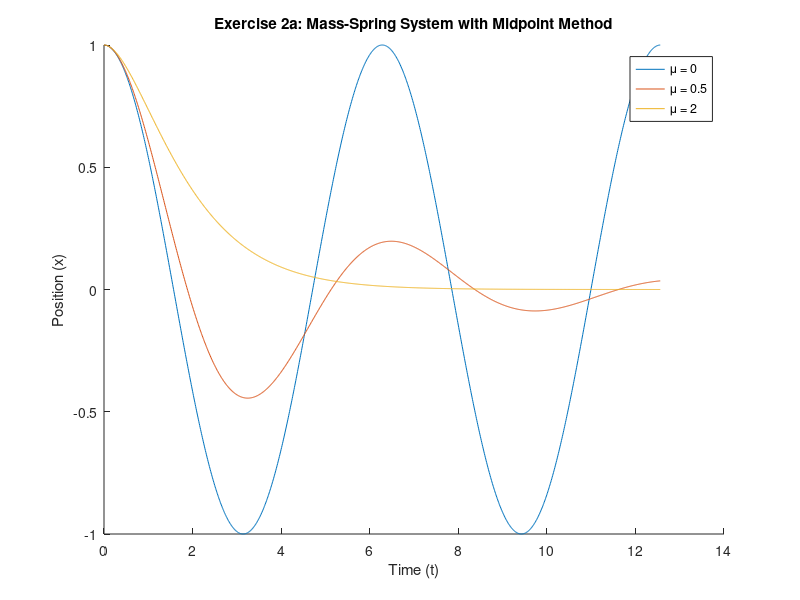

Here is the MATLAB script that generated this plot:
% LAB 1: Mass on a Spring
h = 0.01;
t = 0:h:4*pi;
m = 1; k = 1;
mu_vals = [0, 0.5, 2];

figure; hold on;
for i = 1:length(mu_vals)
    mu = mu_vals(i);
    X = zeros(2, length(t));
    X(:,1) = [1; 0]; % x(0)=1, x'(0)=0
    
    for n = 1:length(t)-1
        % Midpoint step
        k1_1 = X(2, n);
        k1_2 = -(k/m)*X(1, n) - (mu/m)*X(2, n);
        
        mid_x1 = X(1, n) + (h/2)*k1_1;
        mid_x2 = X(2, n) + (h/2)*k1_2;
        
        k2_1 = mid_x2;
        k2_2 = -(k/m)*mid_x1 - (mu/m)*mid_x2;
        
        X(1, n+1) = X(1, n) + h*k2_1;
        X(2, n+1) = X(2, n) + h*k2_2;
    end
    plot(t, X(1,:), 'DisplayName', ['\mu = ', num2str(mu)]);
end
legend; xlabel('Time (t)'); ylabel('Position (x)');
title('Exercise 2a: Mass-Spring System with Midpoint Method');
